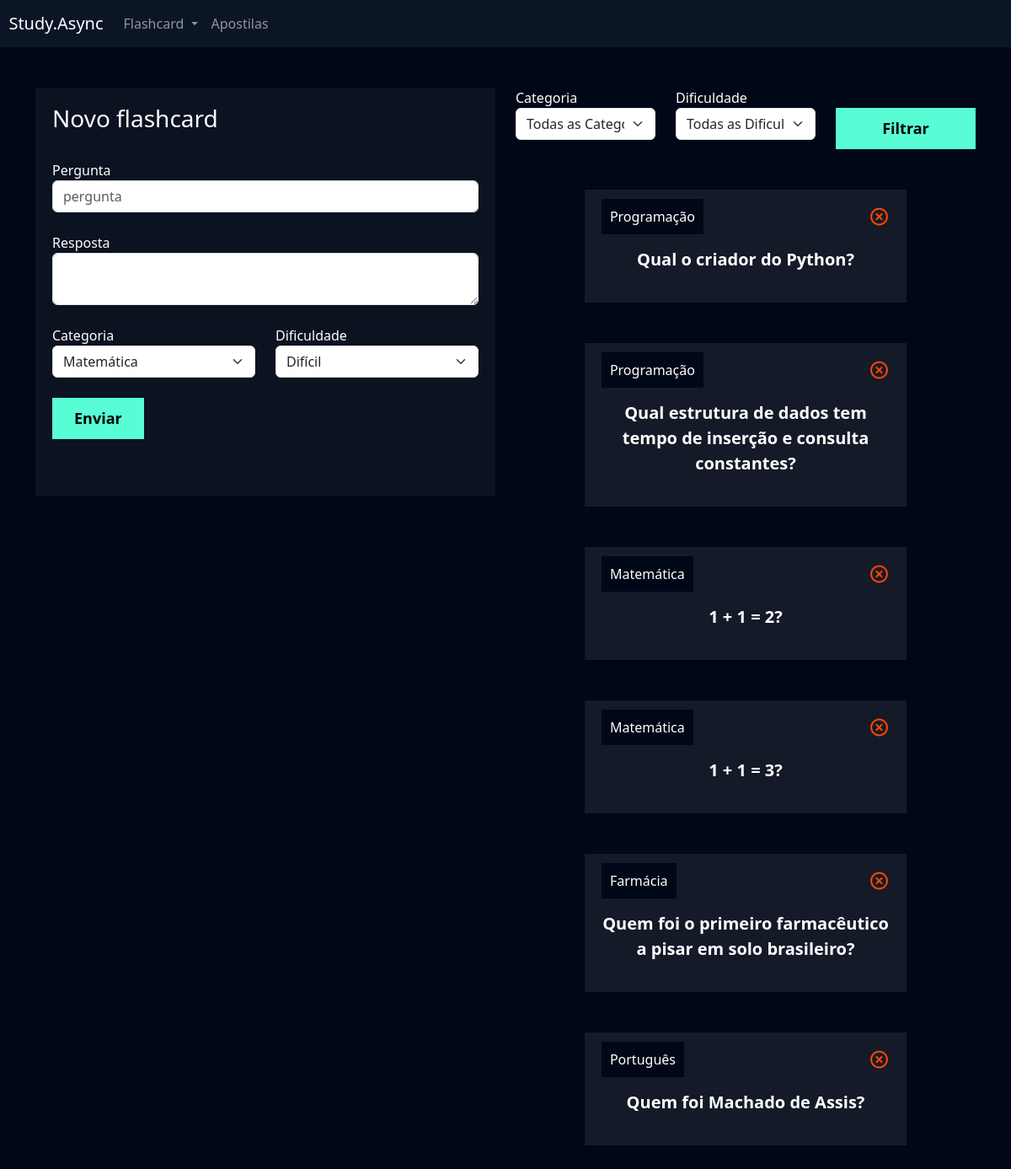
/flashcard/novo_flashcard/ (signed in), run on the app's committed database.
### flashcard/models.py (models this page shows, shortened)
class Flashcard(models.Model):
    DIFICULDADE_CHOICES = (('D', 'Difícil'), ('M', 'Médio'), ('F', 'Fácil'))
    user = models.ForeignKey(User, on_delete=models.DO_NOTHING)
    pergunta = models.CharField(max_length=100)
    resposta = models.TextField()
    categoria = models.ForeignKey(Categoria, on_delete=models.DO_NOTHING)
    dificuldade = models.CharField(max_length=1, choices=DIFICULDADE_CHOICES)

class Categoria(models.Model):
    nome = models.CharField(max_length=50)
    def __str__(self):
        return self.nome

### flashcard/views.py (the view, shortened to what this page needs)
# urls.py: path('novo_flashcard/', views.novo_flashcard, name='novo_flashcard'),
def novo_flashcard(request):
    if not request.user.is_authenticated:
        return redirect('/usuarios/logar/')
    if request.method == 'GET':
        categorias = Categoria.objects.all()
        dificuldades = Flashcard.DIFICULDADE_CHOICES
        flashcards = Flashcard.objects.filter(user=request.user)
        categoria_filtrar = request.GET.get('categoria')
        dificuldade_filtrar = request.GET.get('dificuldade')
        if categoria_filtrar:
            flashcards = flashcards.filter(categoria__id=categoria_filtrar)
        if dificuldade_filtrar:
            flashcards = flashcards.filter(dificuldade=dificuldade_filtrar)
        return render(request, 'novo_flashcard.html', {'categorias': categorias,
                                                       'dificuldades': dificuldades,
                                                       'flashcards': flashcards})

### flashcard/templates/novo_flashcard.html (shortened to what this page needs)
{% extends "base.html" %}
{% load static %}
{% block 'cabecalho' %}
    <link href="{% static 'usuarios/css/cadastro.css' %}" rel="stylesheet">
    <link href='https://unpkg.com/boxicons@2.1.4/css/boxicons.min.css' rel='stylesheet'>
    <link href="{% static 'flashcard/css/novo_flashcard.css' %}" rel="stylesheet" />
{% endblock 'cabecalho' %}
{% block 'conteudo' %}
    {% include "partials/header.html" %}
    <div class="container">
        <br>
        <br>
        <div class="row">
            <div class="col-md">
                <div class="box-form">
                    <form action="{% url 'novo_flashcard' %}" method="POST"> {% csrf_token %}
                        <h3>Novo flashcard</h3>
                        <br>
                        <label>Pergunta</label>
                        <input type="text" class="form-control" placeholder="pergunta" name="pergunta">
                        <br>
                        <label>Resposta</label>
                        <textarea class="form-control" name="resposta"></textarea>
                        <br>
                        <div class="row">
                                <div class="col-md">
                                    <label for="">Categoria</label>
                                    <select class="form-select" name="categoria">
                                        {% for categoria in categorias %}
                                            <option value="{{categoria.id}}">{{categoria.nome}}</option>
                                        {% endfor %}
                                    </select>
                                </div>
                                <div class="col-md">
                                    <label for="">Dificuldade</label>
                                    <select class="form-select" name="dificuldade">
                                        {% for dificuldade in dificuldades %}
                                            <option value="{{dificuldade.0}}">{{dificuldade.1}}</option>
                                        {% endfor %}
                                    </select>
                                </div>
                        </div>
                        <br>
                        <input type="submit" value="Enviar" class="btn-cadastro">
                        <br>
                        <br>
                        <br>
                    </form>
                </div>
            </div>
            <div class="col-md">
                <form action="{% url 'novo_flashcard' %}" method="GET">
                    <div class="row">
                        <div class="col-md">
                            <label for="">Categoria</label>
                            <select name="categoria" id="" class="form-select">
                                <option value="">Todas as Categorias</option>
                            </select>
                        </div>
                        <div class="col-md">
                            <label for="">Dificuldade</label>
                            <select name="dificuldade" id="" class="form-select">
                                <option value="">Todas as Dificuldades</option>
                            </select>
                        </div>
                        <div class="col-md">
                            <br>
                            <input type="submit" style="width: 100%" value="Filtrar" class="btn-cadastro">
                        </div>
                    </div>
                </form>
                <br>
                <br>
                {% for flash in flashcards %}
                    <div class="box-new-flashcard" onclick="flip_card({{flash.id}})">
                        <div class="flashcard ">
                            <div class="flashcard-categoria">
                                {{flash.categoria}}
                            </div>
                            <a href="{% url 'deletar_flashcard' flash.id %}"><i class='icone-exit bx bx-x-circle'></i></a>
                            <br>
                            <br>
                            <div class="flashcard-box-item">
                                <p class="flashcard-item">{{flash.pergunta}}</p>
                            </div>
                        </div>
                    </div>
                    <br />
                    <br />
                {% endfor %}
            </div>
        </div>
    </div>
{% endblock 'conteudo' %}

### templates/base.html (shortened to what this page needs)
{% load static %}
<!doctype html>
<html lang="pt-BR">
  <head>
    <link href="https://cdn.jsdelivr.net/npm/bootstrap@5.3.2/dist/css/bootstrap.min.css" rel="stylesheet">
    <link rel="stylesheet" href="{% static "geral/css/base.css" %}" />
    {% block 'cabecalho' %} {% endblock %}
  </head>
  <body>
    {% block 'conteudo' %}{% endblock %}
  </body>
</html>

### templates/partials/header.html (shortened to what this page needs)
<nav style="background-color: var(--main-color)" class="navbar navbar-expand-lg navbar-dark">
    <a class="navbar-brand" href="#">&nbsp&nbspStudy.Async</a>
    <div class="collapse navbar-collapse" id="navbarNav">
      <ul class="navbar-nav">
        <li class="nav-item dropdown">
          <a class="nav-link dropdown-toggle" href="#" id="navbarDropdown" role="button" data-bs-toggle="dropdown" aria-expanded="false">
            Flashcard
          </a>
        </li>
        <li class="nav-item">
          <a class="nav-link" href="">Apostilas</a>
        </li>
      </ul>
    </div>
</nav>

### templates/static/geral/css/base.css (style rules this page uses)
:root { --main-color: #0b1526; --dark-color: #000716; --secondary-dark-color: rgb(15, 2, 26); --light-color: #00c1f3; --contrast-color: #f4c96b; --differential-color: #58fcd5; }
body { background-color: var(--dark-color) !important; color: white !important; }

### templates/static/usuarios/css/cadastro.css (style rules this page uses)
* { margin: 0; padding: 0; }
.box-form { padding: 20px; background-color: rgba(217,217,217, .05); color: white !important; }
.btn-cadastro { padding: 10px; background-color: #58fcd5; border: none; border: 1px solid #58fcd5; font-size: 18px; font-weight: bold; padding-left: 25px; padding-right: 25px; }

### templates/static/flashcard/css/novo_flashcard.css (style rules this page uses)
.box-new-flashcard { width: 70%; margin: auto; }
.flashcard { background-color: rgba(255, 255, 255, .08); padding: 20px; }
.flashcard-box-item { text-align: center; }
.flashcard p { font-size: 20px; font-weight: bold; cursor: pointer; }
.flashcard-categoria { background-color: var(--dark-color); display: inline; padding: 10px; }
.icone-exit { float: right; font-size: 25px; color: orangered; }

### data on the page
Flashcard: categoria "Programação", pergunta "Qual o criador do Python?"
Flashcard: categoria "Programação", pergunta "Qual estrutura de dados tem tempo de inserção e consulta constantes?"
Flashcard: categoria "Matemática", pergunta "1 + 1 = 2?"
Flashcard: categoria "Matemática", pergunta "1 + 1 = 3?"
Flashcard: categoria "Farmácia", pergunta "Quem foi o primeiro farmacêutico a pisar em solo brasileiro?"
Flashcard: categoria "Português", pergunta "Quem foi Machado de Assis?"

### other printed values
form field categoria "Matemática"
form field dificuldade "Difícil"
